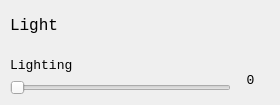
    <widget class="QWidget" name="tab_5">
     <attribute name="title">
      <string/>
     </attribute>
     <widget class="QLabel" name="label_13">
      <property name="geometry">
       <rect>
        <x>10</x>
        <y>50</y>
        <width>171</width>
        <height>31</height>
       </rect>
      </property>
      <property name="palette">
       <palette>
        <active>
         <colorrole role="Button">
          <brush brushstyle="SolidPattern">
           <color alpha="255">
            <red>0</red>
            <green>0</green>
            <blue>0</blue>
           </color>
          </brush>
         </colorrole>
         <colorrole role="Base">
          <brush brushstyle="SolidPattern">
           <color alpha="255">
            <red>0</red>
            <green>0</green>
            <blue>0</blue>
           </color>
          </brush>
         </colorrole>
         <colorrole role="Window">
          <brush brushstyle="SolidPattern">
           <color alpha="255">
            <red>0</red>
            <green>0</green>
            <blue>0</blue>
           </color>
          </brush>
         </colorrole>
        </active>
        <inactive>
         <colorrole role="Button">
          <brush brushstyle="SolidPattern">
           <color alpha="255">
            <red>0</red>
            <green>0</green>
            <blue>0</blue>
           </color>
          </brush>
         </colorrole>
         <colorrole role="Base">
          <brush brushstyle="SolidPattern">
           <color alpha="255">
            <red>0</red>
            <green>0</green>
            <blue>0</blue>
           </color>
          </brush>
         </colorrole>
         <colorrole role="Window">
          <brush brushstyle="SolidPattern">
           <color alpha="255">
            <red>0</red>
            <green>0</green>
            <blue>0</blue>
           </color>
          </brush>
         </colorrole>
        </inactive>
        <disabled>
         <colorrole role="Button">
          <brush brushstyle="SolidPattern">
           <color alpha="255">
            <red>0</red>
            <green>0</green>
            <blue>0</blue>
           </color>
          </brush>
         </colorrole>
         <colorrole role="Base">
          <brush brushstyle="SolidPattern">
           <color alpha="255">
            <red>0</red>
            <green>0</green>
            <blue>0</blue>
           </color>
          </brush>
         </colorrole>
         <colorrole role="Window">
          <brush brushstyle="SolidPattern">
           <color alpha="255">
            <red>0</red>
            <green>0</green>
            <blue>0</blue>
           </color>
          </brush>
         </colorrole>
        </disabled>
       </palette>
      </property>
      <property name="font">
       <font>
        <family>Consolas</family>
        <pointsize>10</pointsize>
       </font>
      </property>
      <property name="text">
       <string>Lighting</string>
      </property>
     </widget>
     <widget class="QSlider" name="horizontalSlider_6">
      <property name="geometry">
       <rect>
        <x>10</x>
        <y>80</y>
        <width>221</width>
        <height>16</height>
       </rect>
      </property>
      <property name="minimum">
       <number>0</number>
      </property>
      <property name="maximum">
       <number>5</number>
      </property>
      <property name="orientation">
       <enum>Qt::Horizontal</enum>
      </property>
      <property name="invertedAppearance">
       <bool>false</bool>
      </property>
      <property name="invertedControls">
       <bool>false</bool>
      </property>
     </widget>
     <widget class="QLabel" name="label_22">
      <property name="geometry">
       <rect>
        <x>230</x>
        <y>70</y>
        <width>41</width>
        <height>21</height>
       </rect>
      </property>
      <property name="palette">
       <palette>
        <active>
         <colorrole role="Button">
          <brush brushstyle="SolidPattern">
           <color alpha="255">
            <red>0</red>
            <green>0</green>
            <blue>0</blue>
           </color>
          </brush>
         </colorrole>
         <colorrole role="Base">
          <brush brushstyle="SolidPattern">
           <color alpha="255">
            <red>0</red>
            <green>0</green>
            <blue>0</blue>
           </color>
          </brush>
         </colorrole>
         <colorrole role="Window">
          <brush brushstyle="SolidPattern">
           <color alpha="255">
            <red>0</red>
            <green>0</green>
            <blue>0</blue>
           </color>
          </brush>
         </colorrole>
        </active>
        <inactive>
         <colorrole role="Button">
          <brush brushstyle="SolidPattern">
           <color alpha="255">
            <red>0</red>
            <green>0</green>
            <blue>0</blue>
           </color>
          </brush>
         </colorrole>
         <colorrole role="Base">
          <brush brushstyle="SolidPattern">
           <color alpha="255">
            <red>0</red>
            <green>0</green>
            <blue>0</blue>
           </color>
          </brush>
         </colorrole>
         <colorrole role="Window">
          <brush brushstyle="SolidPattern">
           <color alpha="255">
            <red>0</red>
            <green>0</green>
            <blue>0</blue>
           </color>
          </brush>
         </colorrole>
        </inactive>
        <disabled>
         <colorrole role="Button">
          <brush brushstyle="SolidPattern">
           <color alpha="255">
            <red>0</red>
            <green>0</green>
            <blue>0</blue>
           </color>
          </brush>
         </colorrole>
         <colorrole role="Base">
          <brush brushstyle="SolidPattern">
           <color alpha="255">
            <red>0</red>
            <green>0</green>
            <blue>0</blue>
           </color>
          </brush>
         </colorrole>
         <colorrole role="Window">
          <brush brushstyle="SolidPattern">
           <color alpha="255">
            <red>0</red>
            <green>0</green>
            <blue>0</blue>
           </color>
          </brush>
         </colorrole>
        </disabled>
       </palette>
      </property>
      <property name="font">
       <font>
        <family>Consolas</family>
        <pointsize>10</pointsize>
       </font>
      </property>
      <property name="text">
       <string notr="true">0</string>
      </property>
      <property name="alignment">
       <set>Qt::AlignCenter</set>
      </property>
     </widget>
     <widget class="QLabel" name="label_39">
      <property name="geometry">
       <rect>
        <x>10</x>
        <y>10</y>
        <width>210</width>
        <height>30</height>
       </rect>
      </property>
      <property name="font">
       <font>
        <family>Consolas</family>
        <pointsize>12</pointsize>
        <kerning>true</kerning>
       </font>
      </property>
      <property name="text">
       <string>Light</string>
      </property>
     </widget>
    </widget>
